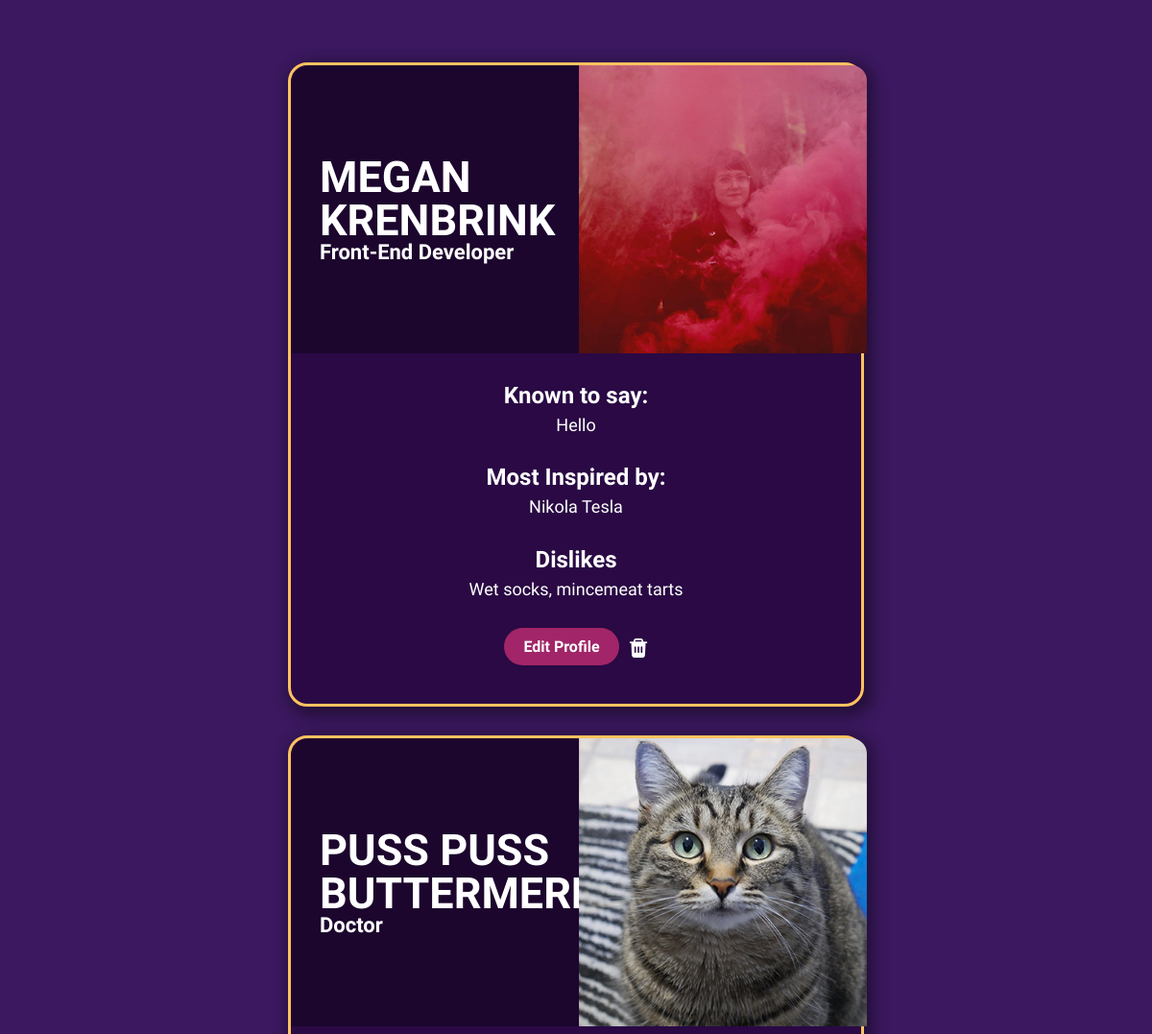
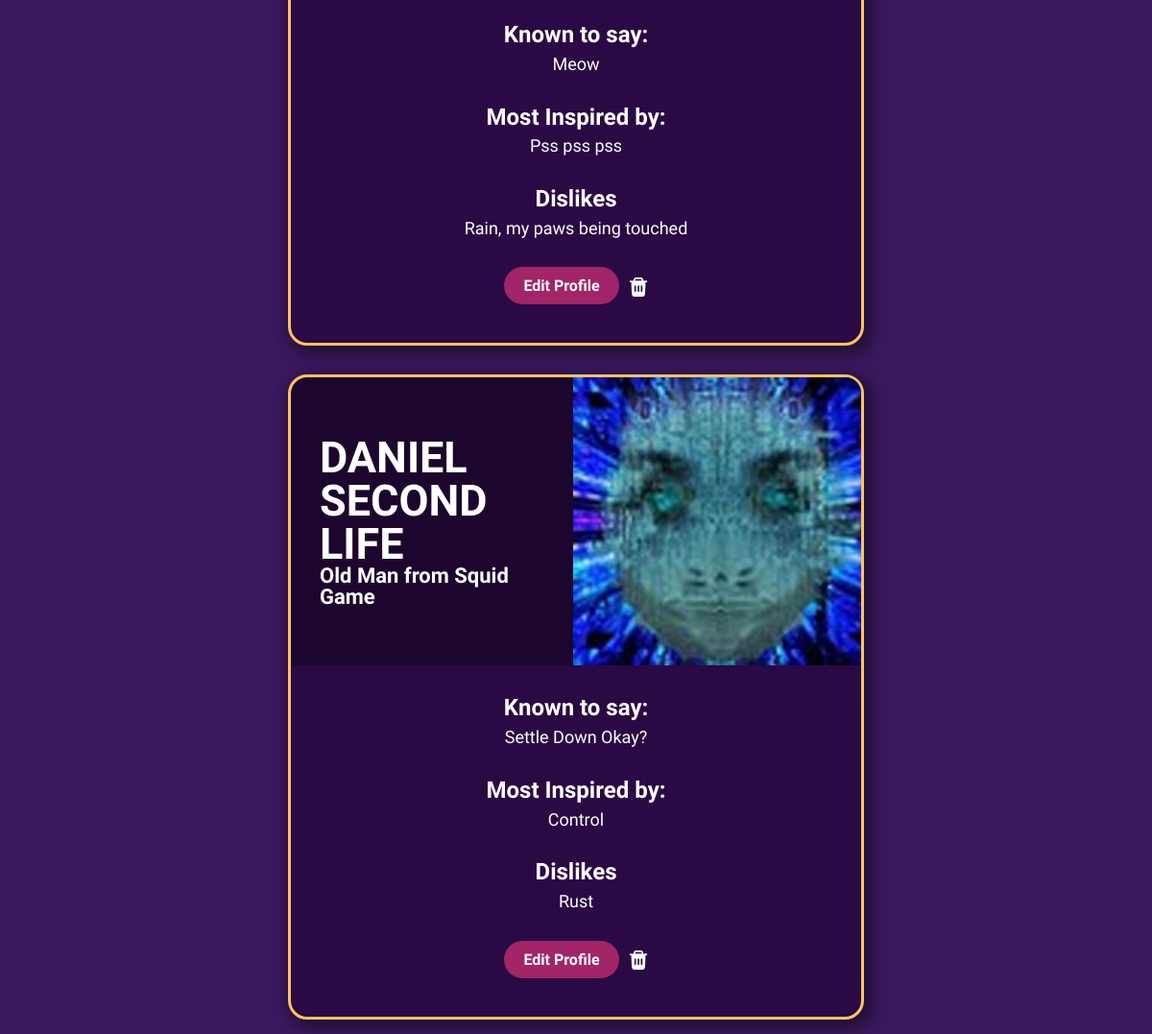
The page / on the database its author committed (2 pictures, top to bottom).
### tables this page shows
CREATE TABLE `students` (
  `id` int(8) NOT NULL,
  `fn` varchar(256) NOT NULL,
  `ln` varchar(256) NOT NULL,
  `photo` varchar(256) NOT NULL,
  `job` varchar(256) NOT NULL,
  `words` varchar(256) NOT NULL,
  `inspire` varchar(256) NOT NULL,
  `dislike` varchar(256) NOT NULL
);

### index.php (the view, shortened to what this page needs)
<?php
  include_once 'crud.php';
?>
<!DOCTYPE html>
    <head>
        <link rel="stylesheet" href="styles/reset.css">
        <link rel="stylesheet" href="styles/main.css">
    </head>
    <body>
        <div class="page-wrapper-cards">
            <?php
                $res = $conn->query("SELECT * FROM students");
                while($row=$res->fetch_array()) {
                    echo '<div class="card">';
                        echo '<div class="card-content">';
                            echo '<div class="top">';
                                echo '<div class="top-text">';
                                    echo '<h1>' . $row['fn'] . '<br>' . $row['ln'] . '</h1>';
                                    echo '<h2>' . $row['job'] . '</h2>';
                                echo '</div>';
                                echo '<img src="images/' . $row['photo'] . '" alt="Profile Picture">';
                            echo '</div>';
                            echo '<div class="bottom">';
                                echo '<h3>Known to say:</h3>';
                                echo '<p>' . $row['words'] . '</p>';
                                echo '<h3>Most Inspired by:</h3>';
                                echo '<p>' . $row['inspire'] . '</p>';
                                echo '<h3>Dislikes</h3>';
                                echo '<p>' . $row['dislike'] . '</p>';
                                echo '<div class="actions">';
                                if(isset($_SESSION['username'])) {
                                  echo '<a href="edit.php"><button class="btn-2">Edit Profile</button></a>';
                                }else{
                                  echo '<a href="login.php"><button class="btn-2">Edit Profile</button></a>';
                                }
                                if(isset($_SESSION['username'])) {
                                  echo '<a href="edit.php"><img src="images/trash.png" alt="Trash Can Icon"></a>';
                                }else{
                                  echo '<a href="login.php"><img src="images/trash.png" alt="Trash Can Icon"></a>';
                                }
                                echo '</div>';
                            echo '</div>';
                        echo '</div>';
                    echo '</div>';
                };
            ?>
        </div>
    </body>
</html>

### styles/main.css (style rules this page uses)
body,input,button,input [type=text] { font-family: 'Inconsolata', Arial, sans-serif; }
body { background-color: #3B185F; color: #fff; }
h2 { font-size: 22px; }
a { color: #FEC260; }
.page-wrapper-cards { margin-top: 50px; display: flex; flex-wrap: wrap; justify-content: center; }
.card { border: 3px solid #FEC260; border-radius: 20px; background-color: #2A0944; max-width: 600px; box-shadow: 5px 5px 15px 5px rgba(0,0,0,0.4); margin: 15px; }
.top { display: flex; align-items: center; justify-content: space-between; margin-bottom: 30px; background-color: #1C062D; border-radius: 20px 20px 0 0; max-height: 400px; }
.top-text { padding: 0 30px; width: 300px; }
.top h1 { font-size: 45px; text-transform: uppercase; }
.bottom { text-align: center; line-height: 1.2; padding: 0 10px; }
.bottom h3 { font-size: 24px; padding-bottom: 5px; }
.bottom p { padding-bottom: 30px; font-size: 18px; }
.top img { max-width: 300px; border-radius: 0 16px 0 0; }
.actions { padding-bottom: 20px; }
.actions img { width: 20px; margin-left: 10px; }
.actions a { text-decoration: none; }
.btn-2 { color: #fff; background-color: #A12568; border: none; font-size: 16px; border-radius: 20px; padding: 10px 20px; font-weight: 700; margin-bottom: 20px; }

### rows shown on the page
students: fn "MEGAN", ln "KRENBRINK", job "Front-End Developer", photo (picture), words "Hello", inspire "Nikola Tesla", dislike "Wet socks, mincemeat tarts"
students: fn "PUSS PUSS", ln "BUTTERMERE", job "Doctor", photo (picture), words "Meow", inspire "Pss pss pss", dislike "Rain, my paws being touched"
students: fn "DANIEL", ln "SECOND LIFE", job "Old Man from Squid Game", photo (picture), words "Settle Down Okay?", inspire "Control", dislike "Rust"
